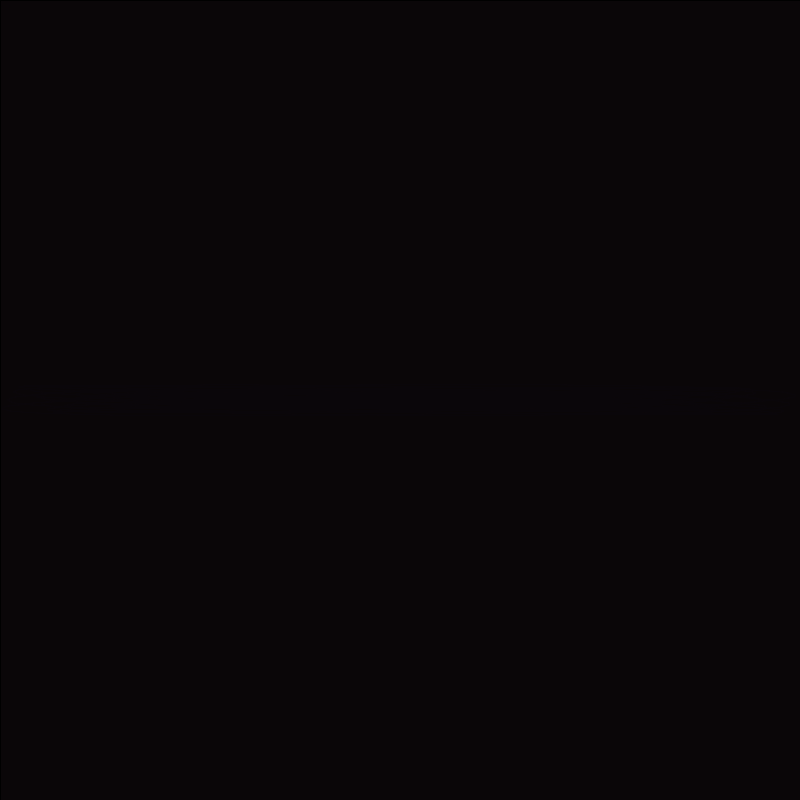
Frame 1 (no input)
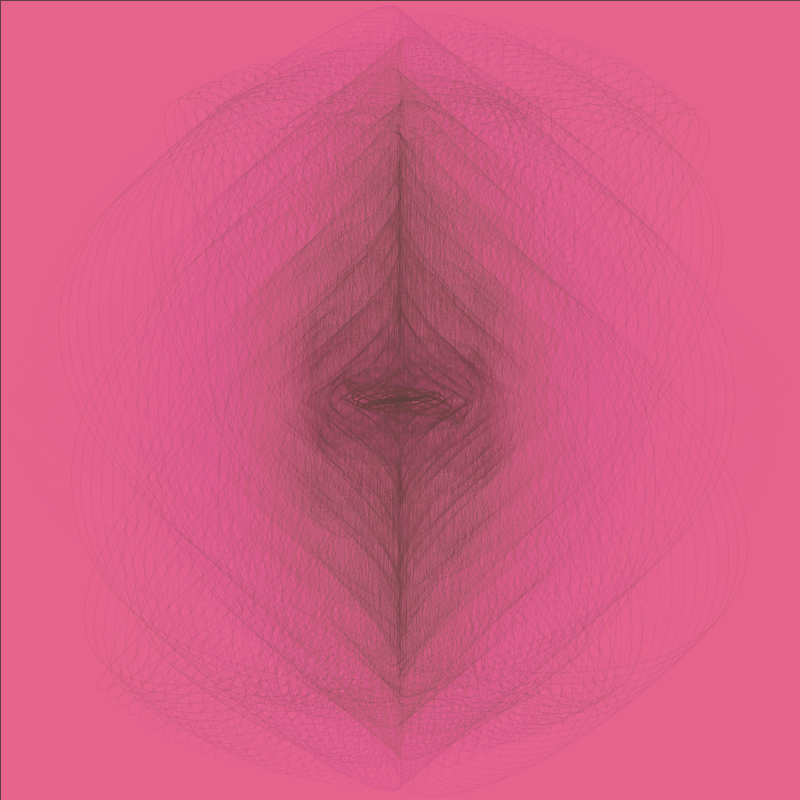
Frame 60 (the mouse pressed at the canvas centre just before this capture)
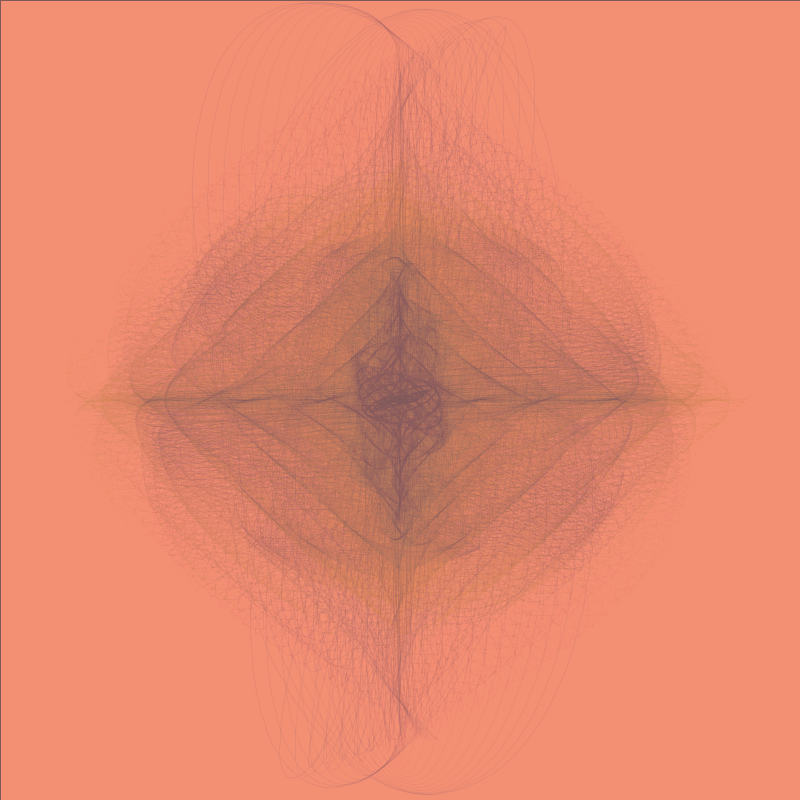
Frame 120 (the mouse held since frame 60 and released just before this capture)

The Processing sketch that drew these frames (run headless with seeded random() and noise(); from frame 60 on, the mouse is pressed at the canvas centre):

// Processing sketch: chakraColor
// ── chakraColor.pde
//Owen Meyer
//the trig functions here are taken from another source and then modified (played with)  
//to achieve various excellent effects
//uncommenting the * sin( idx ) below produces another beautifull result
//
//this version continues to be interestingly ordered over time; 
// while a lot of variations become chaotic over time

int sIze = 400; //changes the size and centers the image
int automate = 0;
float col = 255;
float a = 0;
int R = 20;
int G = 5;
int B = 33;
int incR = 1;
int incG = 1;
int incB = 1;
int RR = 170;
int GG = 150;
int BB = 200;
int incRR = 1;
int incGG = 1;
int incBB = 1;

void setup() {
  size( 800, 800 ); 
  
  
  smooth();
  strokeWeight( 1 );
  background( 0 );
  
}

void draw(){
  
  println("R: " + R );
  println("G: " + G );
  println("B: " + B );
  println("RR: " + RR );
  println("GG: " + GG );
  println("BB: " + BB );
   
  fill( 250, GG, BB, 10);
  rect( 0, 0, width, height );
  noFill();
  //background( 0 );
  automate ++;
  
  RR = RR - incRR;
  GG = GG - incGG;
  BB = BB - incBB;
  
    if( (RR < 100) || (RR > 254) ){
    incRR = incRR * -1;
  }
    if( (GG < 100) || (GG > 254) ){
    incGG = incGG * -1;
  }
    if( (BB < 100) || (BB > 254) ){
    incBB = incBB * -1;
  }
  
    
  R = R - incR;
  G = G - incG;
  B = B - incB;
  
  if( (R < 1) || (R > 80) ){
    incR = incR * -1;
  }
    if( (G < 1) || (G > 80) ){
    incG = incG * -1;
  }
    if( (B < 1) || (B > 254) ){
    incB = incB * -1;
  }
  stroke( R, G, B, 20 );
  
  

 
beginShape();
  
  for( float idx = sIze ; idx > 0; idx -= .05 ) {


      a = idx *  ( automate ) *.0001;
   
    vertex(
    
    //x coordinate
      sIze + cos( a *1.1 ) * idx * sin( idx * 1.1 ),  
      
     //y coordinate 
      sIze +  sin( a )* idx * sin( idx )    //for another nice effect try uncommenting the * sin( idx )         

    );  
  } 
  

 endShape(); 

}
